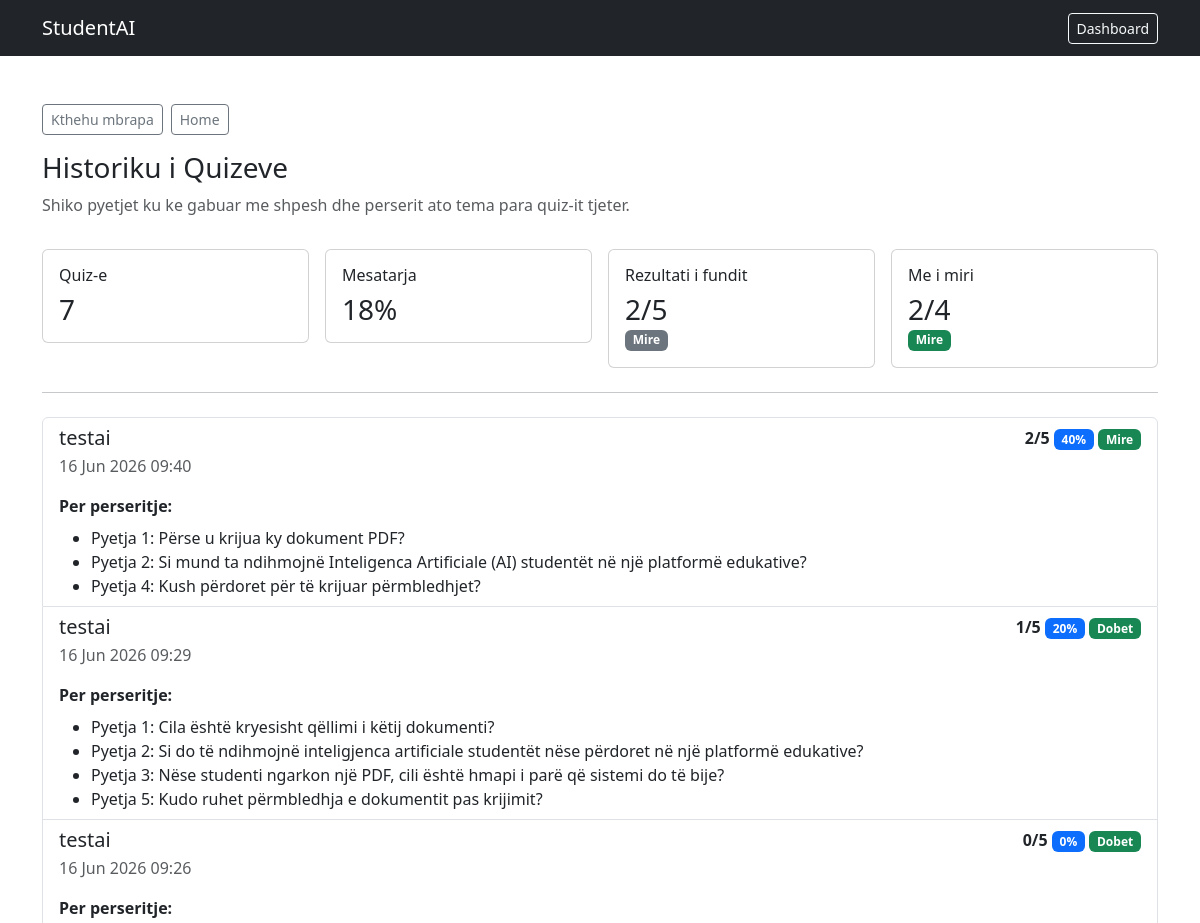
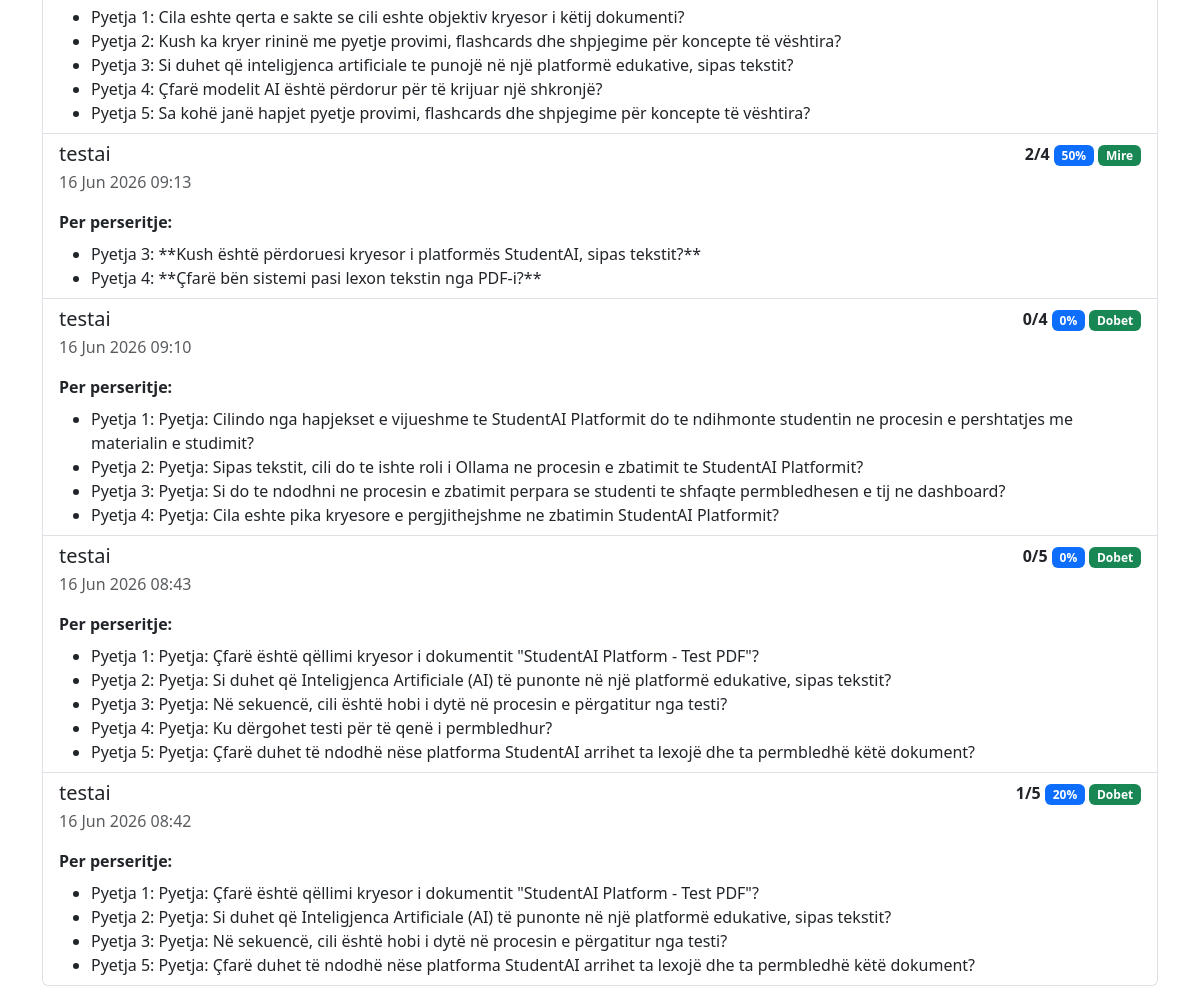
/documents/quiz-history/ (signed in), run on the app's committed database (2 pictures, top to bottom).
### documents/models.py (models this page shows, shortened)
class QuizAttempt(models.Model):
    document = models.ForeignKey(
        Document,
        on_delete=models.CASCADE,
        related_name='quiz_attempts'
    )
    user = models.ForeignKey(
        User,
        on_delete=models.CASCADE,
        related_name='quiz_attempts'
    )
    score = models.PositiveIntegerField()
    total = models.PositiveIntegerField()
    category = models.CharField(max_length=50)
    mistakes = models.JSONField(default=list, blank=True)
    created_at = models.DateTimeField(auto_now_add=True)
    @property
    def percentage(self):
        if not self.total:
            return 0
        return round((self.score / self.total) * 100)

class Document(models.Model):
    title = models.CharField(max_length=255)
    file = models.FileField(
        upload_to='documents/'
    )
    uploaded_by = models.ForeignKey(
        User,
        on_delete=models.CASCADE
    )
    uploaded_at = models.DateTimeField(
        auto_now_add=True
    )
    summary = models.TextField(blank=True, null=True)
    extracted_text = models.TextField(blank=True, null=True)
    ai_processed = models.BooleanField(default=False)

### documents/views.py (the view)
# urls.py: path('quiz-history/', quiz_history, name='quiz_history'),
@login_required(login_url='login')
def quiz_history(request):
    attempts = QuizAttempt.objects.filter(
        user=request.user
    ).select_related('document').order_by('-created_at')
    total_attempts = attempts.count()
    best_attempt = attempts.order_by('-score', 'total', '-created_at').first()
    latest_attempt = attempts.first()
    total_score = sum(attempt.score for attempt in attempts)
    total_questions = sum(attempt.total for attempt in attempts)
    average_percentage = round(
        (total_score / total_questions) * 100
    ) if total_questions else 0
    chart_attempts = list(reversed(list(attempts[:10])))
    chart_labels = [
        attempt.created_at.strftime('%d/%m')
        for attempt in chart_attempts
    ]
    chart_scores = [
        attempt.percentage
        for attempt in chart_attempts
    ]
    if total_attempts == 0:
        progress_message = 'Ende nuk ke kryer quiz-e.'
    elif total_attempts == 1:
        progress_message = 'Ke kryer quiz-in e pare. Vazhdo me disa teste te tjera per te pare ecurine.'
    elif latest_attempt and best_attempt and latest_attempt.id == best_attempt.id:
        progress_message = 'Rezultati yt i fundit eshte edhe me i miri deri tani.'
    else:
        progress_message = 'Shiko pyetjet ku ke gabuar me shpesh dhe perserit ato tema para quiz-it tjeter.'
    return render(
        request,
        'documents/quiz_history.html',
        {
            'attempts': attempts,
            'total_attempts': total_attempts,
            'best_attempt': best_attempt,
            'latest_attempt': latest_attempt,
            'average_percentage': average_percentage,
            'progress_message': progress_message,
            'chart_labels': chart_labels,
            'chart_scores': chart_scores
        }
    )

### documents/templates/documents/quiz_history.html (shortened to what this page needs)
<!DOCTYPE html>
<html>
<head>
    <link href="https://cdn.jsdelivr.net/npm/bootstrap@5.3.7/dist/css/bootstrap.min.css" rel="stylesheet">
</head>
<body>
<nav class="navbar navbar-dark bg-dark">
    <div class="container">
        <a href="{% url 'dashboard' %}" class="navbar-brand">StudentAI</a>
        <a href="{% url 'dashboard' %}" class="btn btn-outline-light btn-sm">
            Dashboard
        </a>
    </div>
</nav>
<main class="container mt-5">
    <div class="d-flex flex-wrap gap-2 mb-3">
        <button type="button" class="btn btn-outline-secondary btn-sm" onclick="history.back()">
            Kthehu mbrapa
        </button>
        <a href="{% url 'home' %}" class="btn btn-outline-secondary btn-sm">
            Home
        </a>
    </div>
    <h1 class="h3">Historiku i Quizeve</h1>
    <p class="text-muted">
        {{ progress_message }}
    </p>
    <div class="row g-3 mt-2">
        <div class="col-md-3">
            <div class="card">
                <div class="card-body">
                    <h2 class="h6">Quiz-e</h2>
                    <p class="h3 mb-0">{{ total_attempts }}</p>
                </div>
            </div>
        </div>
        <div class="col-md-3">
            <div class="card">
                <div class="card-body">
                    <h2 class="h6">Mesatarja</h2>
                    <p class="h3 mb-0">{{ average_percentage }}%</p>
                </div>
            </div>
        </div>
        <div class="col-md-3">
            <div class="card">
                <div class="card-body">
                    <h2 class="h6">Rezultati i fundit</h2>
                    {% if latest_attempt %}
                        <p class="h3 mb-0">{{ latest_attempt.score }}/{{ latest_attempt.total }}</p>
                        <span class="badge bg-secondary">{{ latest_attempt.category }}</span>
                    {% else %}
                        <p class="text-muted mb-0">Nuk ka ende.</p>
                    {% endif %}
                </div>
            </div>
        </div>
        <div class="col-md-3">
            <div class="card">
                <div class="card-body">
                    <h2 class="h6">Me i miri</h2>
                    {% if best_attempt %}
                        <p class="h3 mb-0">{{ best_attempt.score }}/{{ best_attempt.total }}</p>
                        <span class="badge bg-success">{{ best_attempt.category }}</span>
                    {% else %}
                        <p class="text-muted mb-0">Nuk ka ende.</p>
                    {% endif %}
                </div>
            </div>
        </div>
    </div>
    <hr class="my-4">
    {% if attempts %}
        <div class="list-group">
            {% for attempt in attempts %}
                <div class="list-group-item">
                    <div class="d-flex flex-wrap justify-content-between gap-3">
                        <div>
                            <h2 class="h5 mb-1">{{ attempt.document.title }}</h2>
                            <p class="text-muted mb-0">
                                {{ attempt.created_at|date:"d M Y H:i" }}
                            </p>
                        </div>
                        <div class="text-end">
                            <strong>{{ attempt.score }}/{{ attempt.total }}</strong>
                            <span class="badge bg-primary">{{ attempt.percentage }}%</span>
                            <span class="badge bg-success">{{ attempt.category }}</span>
                        </div>
                    </div>
                    {% if attempt.mistakes %}
                        <div class="mt-3">
                            <p class="fw-semibold mb-2">Per perseritje:</p>
                            <ul class="mb-0">
                                {% for mistake in attempt.mistakes %}
                                    <li>
                                        Pyetja {{ mistake.number }}: {{ mistake.question }}
                                    </li>
                                {% endfor %}
                            </ul>
                        </div>
                    {% else %}
                        <p class="text-success mt-3 mb-0">
                            Pa gabime ne kete quiz.
                        </p>
                    {% endif %}
                </div>
            {% endfor %}
        </div>
    {% else %}
        <div class="alert alert-info">
            Ende nuk ke kryer asnje quiz. Gjenero nje quiz nga nje dokument per te filluar historikun.
        </div>
    {% endif %}
</main>
</body>
</html>

### data on the page
QuizAttempt: score "2", total "5", category "Mire", document "testai", created_at "16 Jun 2026 09:40", percentage "40", number "1" "2" "4", question "Përse u krijua ky dokument PDF?" "Si mund ta ndihmojnë Inteligenca Artificiale (AI) studentët në një platformë edukative?" "Kush përdoret për të krijuar përmbledhjet?"
QuizAttempt: score "2", total "4", category "Mire", document "testai", created_at "16 Jun 2026 09:13", percentage "50", number "3" "4", question "**Kush është përdoruesi kryesor i platformës StudentAI, sipas tekstit?**" "**Çfarë bën sistemi pasi lexon tekstin nga PDF-i?**"
QuizAttempt: document "testai", created_at "16 Jun 2026 09:29", score "1", total "5", percentage "20", category "Dobet", number "1" "2" "3" "5", question "Cila është kryesisht qëllimi i këtij dokumenti?" "Si do të ndihmojnë inteligjenca artificiale studentët nëse përdoret në një platformë edukative?" "Nëse studenti ngarkon një PDF, cili është hmapi i parë që sistemi do të bije?" "Kudo ruhet përmbledhja e dokumentit pas krijimit?"
QuizAttempt: document "testai", created_at "16 Jun 2026 09:26", score "0", total "5", percentage "0", category "Dobet", number "1" "2" "3" "4" "5", question "Cila eshte qerta e sakte se cili eshte objektiv kryesor i këtij dokumenti?" "Kush ka kryer rininë me pyetje provimi, flashcards dhe shpjegime për koncepte të vështira?" "Si duhet që inteligjenca artificiale te punojë në një platformë edukative, sipas tekstit?" "Çfarë modelit AI është përdorur për të krijuar një shkronjë?" "Sa kohë janë hapjet pyetje provimi, flashcards dhe shpjegime për koncepte të vështira?"
QuizAttempt: document "testai", created_at "16 Jun 2026 09:10", score "0", total "4", percentage "0", category "Dobet", number "1" "2" "3" "4", question "Pyetja: Cilindo nga hapjekset e vijueshme te StudentAI Platformit do te ndihmonte studentin ne procesin e pershtatjes me materialin e studimit?" "Pyetja: Sipas tekstit, cili do te ishte roli i Ollama ne procesin e zbatimit te StudentAI Platformit?" "Pyetja: Si do te ndodhni ne procesin e zbatimit perpara se studenti te shfaqte permbledhesen e tij ne dashboard?" "Pyetja: Cila eshte pika kryesore e pergjithejshme ne zbatimin StudentAI Platformit?"
QuizAttempt: document "testai", created_at "16 Jun 2026 08:43", score "0", total "5", percentage "0", category "Dobet", number "1" "2" "3" "4" "5", question "Pyetja: Çfarë është qëllimi kryesor i dokumentit \"StudentAI Platform - Test PDF\"?" "Pyetja: Si duhet që Inteligjenca Artificiale (AI) të punonte në një platformë edukative, sipas tekstit?" "Pyetja: Në sekuencë, cili është hobi i dytë në procesin e përgatitur nga testi?" "Pyetja: Ku dërgohet testi për të qenë i permbledhur?" "Pyetja: Çfarë duhet të ndodhë nëse platforma StudentAI arrihet ta lexojë dhe ta permbledhë këtë dokument?"
QuizAttempt: document "testai", created_at "16 Jun 2026 08:42", score "1", total "5", percentage "20", category "Dobet", number "1" "2" "3" "5", question "Pyetja: Çfarë është qëllimi kryesor i dokumentit \"StudentAI Platform - Test PDF\"?" "Pyetja: Si duhet që Inteligjenca Artificiale (AI) të punonte në një platformë edukative, sipas tekstit?" "Pyetja: Në sekuencë, cili është hobi i dytë në procesin e përgatitur nga testi?" "Pyetja: Çfarë duhet të ndodhë nëse platforma StudentAI arrihet ta lexojë dhe ta permbledhë këtë dokument?"

### other printed values
{{ progress_message }} "Shiko pyetjet ku ke gabuar me shpesh dhe perserit ato tema para quiz-it tjeter."
{{ total_attempts }} "7"
{{ average_percentage }} "18"
